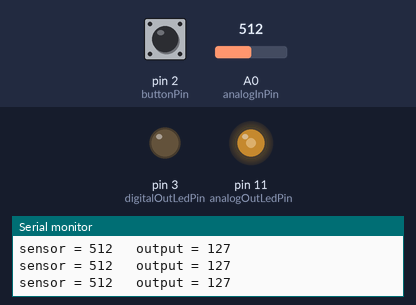
The sketch below on a simulated Arduino Uno, built with avr-gcc and run on an emulated ATmega328P. On the bench: output pins drawn as LEDs (lit = HIGH), the last lines printed to the serial monitor. The test bench sets the inputs (shaded band); at power-on: A0 (analogInPin) = 512, pin 2 (buttonPin) LOW.

Above: at 1.2 s.
1.3 s: A0 (analogInPin) set to 411
At 2.0 s:
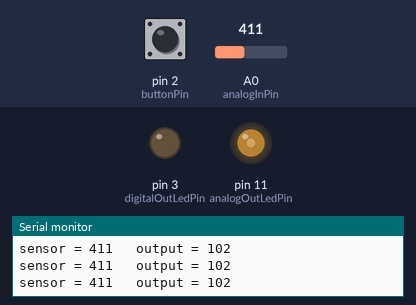
4.3 s: A0 (analogInPin) set to 385
At 5.4 s:
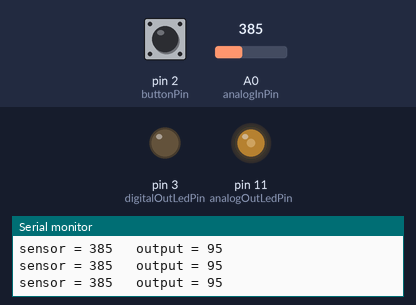
7.3 s: pin 2 (buttonPin) pulled HIGH for 0.15 s
At 7.39 s:
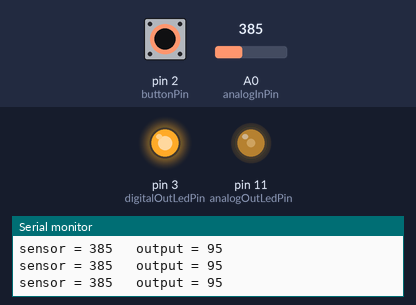
8.9 s: A0 (analogInPin) set to 43
At 10.1 s:
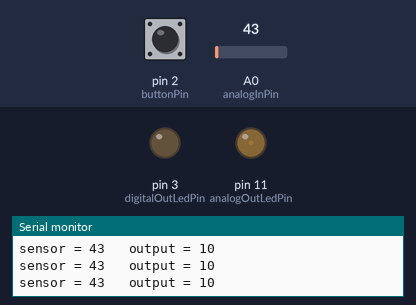
10.4 s: A0 (analogInPin) set to 36
At 11.9 s:
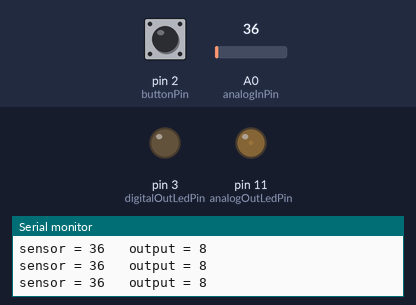
13.4 s: pin 2 (buttonPin) pulled HIGH for 1 s
At 14.1 s:
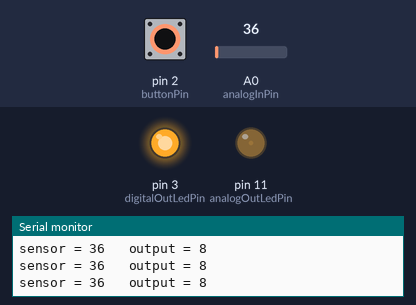
Timing chart, 0 to 16.4 s (numbered marks = the images above; inputs shaded):
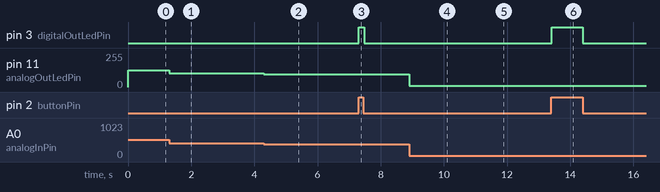

The sketch:

arduino_aio_dio.ino
```cpp
// definisi variable global
const int buttonPin = 2;
const int digitalOutLedPin = 3;
const int analogOutLedPin = 11;
const int analogInPin = A0;

int sensorValue = 0;
int analogOutValue = 0;
int buttonState = 0;

void setup()
{
    Serial.begin(9600);
    pinMode(buttonPin, INPUT);
    pinMode(digitalOutLedPin, OUTPUT);
    pinMode(analogOutLedPin, OUTPUT);
}

void loop()
{
    // read the analog in value:
    sensorValue = analogRead(analogInPin);
    // map it to the range of the analog out:
    analogOutValue = map(sensorValue, 0, 1023, 0, 255);
    // change the analog out value:
    analogWrite(analogOutLedPin, analogOutValue);

    // print the results to the Serial Monitor:
    Serial.print("sensor = ");
    Serial.print(sensorValue);
    Serial.print("\t output = ");
    Serial.println(analogOutValue);

    // wait 2 milliseconds before the next loop for the analog-to-digital
    // converter to settle after the last reading:
    delay(2);

    // read the state of the pushbutton value:
    buttonState = digitalRead(buttonPin);

    // check if the pushbutton is pressed. If it is, the buttonState is HIGH:
    if (buttonState == HIGH) {
        // turn LED on:
        digitalWrite(digitalOutLedPin, HIGH);
    } else {
        // turn LED off:
        digitalWrite(digitalOutLedPin, LOW);
    }
}
```

Measured:
- after the input at 1.3 s, pin 11 (analogOutLedPin): 127/255 → 102/255 at once
- after the input at 4.3 s, pin 11 (analogOutLedPin): 102/255 → 95/255 at once
- after the input at 7.3 s, pin 3 (digitalOutLedPin): LOW → HIGH at once, → LOW 0.17 s later
- after the input at 8.9 s, pin 11 (analogOutLedPin): 95/255 → 10/255 at once
- after the input at 10.4 s, pin 11 (analogOutLedPin): 10/255 → 8/255 at once
- after the input at 13.4 s, pin 3 (digitalOutLedPin): LOW → HIGH at once, → LOW 0.99 s later
